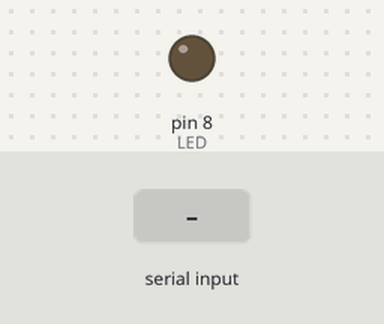
This sketch was run on a simulated Arduino Uno, built with avr-gcc and run on an emulated ATmega328P. On the bench: output pins drawn as LEDs (lit = HIGH). The inputs (shaded band) are chosen by the test bench.

Above: at 1.2 s.
1.3 s: "H" received over Serial
At 2.5 s:
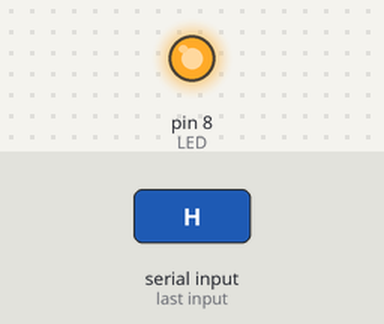
2.8 s: "L" received over Serial
At 3.8 s:
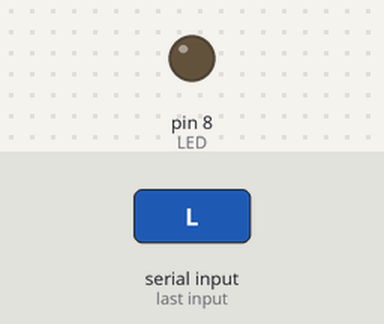
Timing chart, 0 to 5.8 s (numbered marks = the images above; inputs shaded):
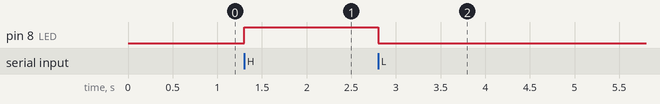

The sketch:

pytoarduin.ino
```cpp
#define LED 8

// Using http://slides.justen.eng.br/python-e-arduino as refference

void setup() {
    pinMode(LED, OUTPUT);
    Serial.begin(9600);
}

void loop() {
    if (Serial.available()) {
        char serialListener = Serial.read();
        if (serialListener == 'H') {
            digitalWrite(LED, HIGH);
        }
        else if (serialListener == 'L') {
            digitalWrite(LED, LOW);
        }
    }
}
```

Measured:
- after the input at 1.3 s, pin 8 (LED): LOW → HIGH at once
- after the input at 2.8 s, pin 8 (LED): HIGH → LOW at once
